Frame 1 (no input): blank canvas, image omitted
Frame 60 (no input): blank canvas, image omitted
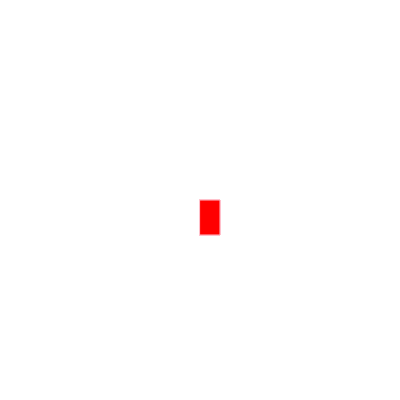
Frame 120 (the mouse pressed at the canvas centre since frame 60)

The p5.js sketch whose frames 1 and 60 were blank and that drew this single picture after the mouse press (run headless with seeded random() and noise() and a simulated clock; from frame 60 on, the mouse is pressed at the canvas centre):

// p5.js sketch
// ── sketch.js
function setup() {
    createCanvas(400, 400);
     background("white");
  }
  
  function draw() {
    
    stroke("pink");
    fill("red");
    // console.log(mouseIsPressed);
    
    if (mouseIsPressed) {
     rect(mouseX, mouseY, 20, 35);
    }
  }
// ── sketch.css
let cor;
let circuloX; // horizontal
let circuloY; // vertical

function setup() {
  createCanvas(400, 400); // width x height
  background(color(100, 0, 0));
  cor = color(random(0, 255), random(0, 255), random(0, 255));
  circuloX = [0, 0, 0];
  circuloY = [random(height), random(height), random(height)];
}

// circuloX = 0, 0, 0
// circuloX = 300, 150, 50

function draw() {

  fill(cor);

  // console.log(circuloX,lenght);
  for (let contador in circuloX) {
    // console.log(contador);
     circle(circuloX[contador], circuloY[contador], 50)
     circuloX[contador]+=random(0, 3);
  circuloY[contador]+=random(-3, 3);

    
    if (circle [contador] >=width) {
      circuloX[contador] = 0;
      circuloY[contador]= random (height);
            
     }         
  
      
                }

  if (mouseIsPressed) {
    cor = color(random(0, 255), random(0, 255), random(0, 255), random(0, 100));
  }
}
